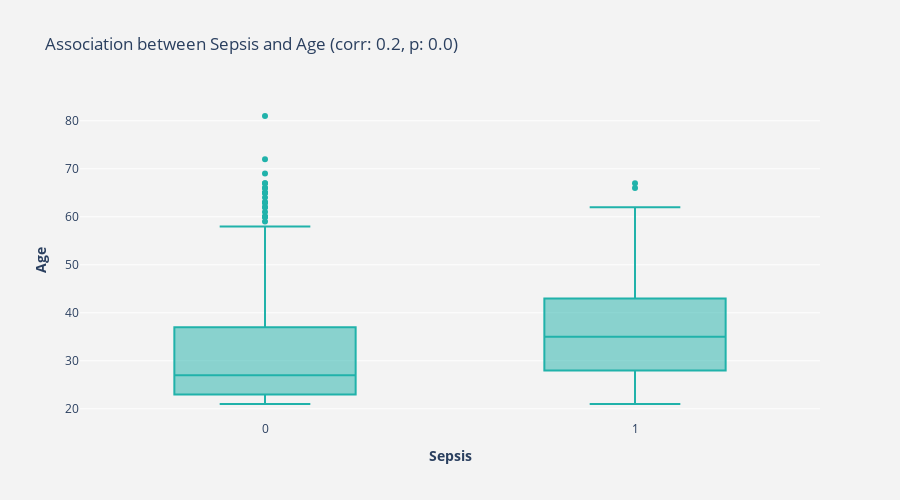

Here is the notebook cell this chart was saved with:
### Code cell
"""Create a boxplot to visualize the strength of association of Sepsis with Age. Also calculate biserial correlation."""
boxplotAndCorrelation(df_train.Age)

### Figure 1 — Plotly figure (JSON) as saved in the notebook; plotly's stock layout.template omitted (floating-point values rounded to 4 significant figures; data arrays with more than 128 entries replaced by an {"elided": "..."} marker saying what was removed)
{"data": [{"marker": {"color": "lightseagreen"}, "type": "box", "x": {"elided": "590 int values"}, "y": {"elided": "590 int values"}}], "layout": {"height": 500, "paper_bgcolor": "rgb(243, 243, 243)", "plot_bgcolor": "rgb(243, 243, 243)", "showlegend": false, "title": {"text": "Association between Sepsis and Age (corr: 0.2, p: 0.0)"}, "width": 900, "xaxis": {"anchor": "y", "domain": [0, 1], "title": {"text": "<b>Sepsis</b>"}}, "yaxis": {"anchor": "x", "domain": [0, 1], "title": {"text": "<b>Age</b>"}}}}
